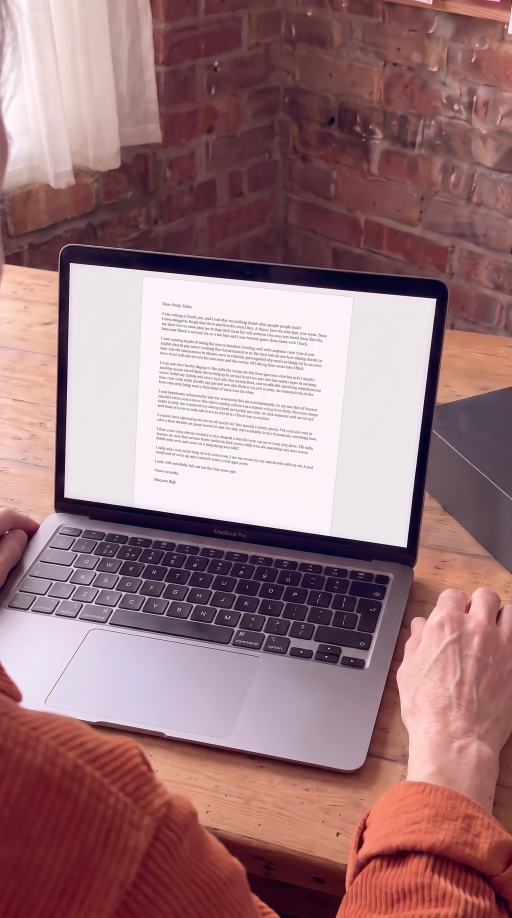
#> input picture builds/stryde-three-regrets/act6/BR-057_v5.jpg, 1536 x 2752 px, given in place of BR-057_v5.png, which was not available (shown at 1/3 size)
$ python make_BR-057_clip_v3.py
#> lines starting #> are read from the running program, lines starting #| are printed output that depends on the picture; after the words box and inside, x2 and y2 are one past the last pixel; in counts of white or black regions, pixels touching at a corner belong together; pictures that were not available may be replaced by others from this repository, and a replacement may not be noted
"""BR-057 clip v3 (user "make clip for BR-057", 2026-10-01, confirmed frame v5): composited, no model — as HK2-01 v7, so the letter stays word for word:
the Kie render BR-057_v5.png with the long letter page (ref/BR-057_letter_ref.png) warped onto the screen, its body scrolling up slowly and evenly toward the
sign-off (inbox bar fixed, nothing added), plus a gentle handheld breath sway. 3.04 s, 25 fps, 1080x1920, silent."""
import os, subprocess, math
import numpy as np
from PIL import Image, ImageDraw, ImageFilter
D = os.path.dirname(os.path.abspath(__file__)) + "/"
FF = "/usr/local/lib/python3.11/dist-packages/imageio_ffmpeg/binaries/ffmpeg-linux-x86_64-v7.0.2"
base = Image.open(D + "BR-057_v5.png").convert("RGB")          # the v11 frame before its screen paste
#> base is the input picture: PIL image 1536x2752 RGB; mean R, G, B 156, 119, 123.5
page = Image.open(D + "ref/BR-057_letter_ref.png").convert("RGB")
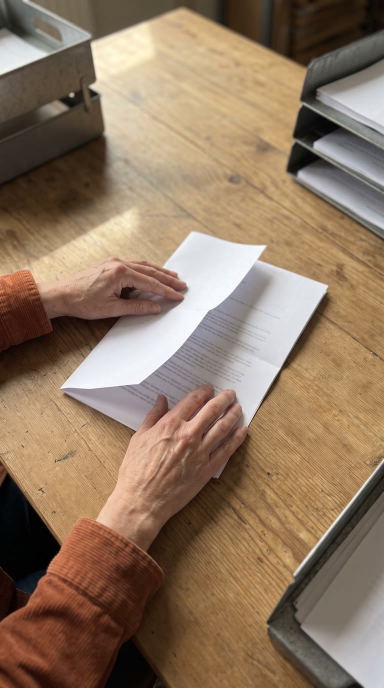
#> input picture builds/stryde-three-regrets/act6/BR-057_v2.jpg, 768 x 1376 px, given in place of BR-057_letter_ref.png, which was not available (shown at 1/2 size)
#> page is the input picture: PIL image 768x1376 RGB; mean R, G, B 142.8, 119.3, 97.1
TL, TR, BR, BL = (208, 788), (1308, 894), (1220, 1642), (192, 1494)
W, H = page.size; HEAD = 55
#> after `W, H = page.size`: W = 768; H = 1376
tall = Image.new("RGB", (W, H + 400), "white"); tall.paste(page, (0, 0))
#> after `tall = Image.new('RGB', (W, H + 400), 'white')`: tall: PIL image 768x1776 RGB; every value is 255
#> after `tall.paste(page, (0, 0))`:
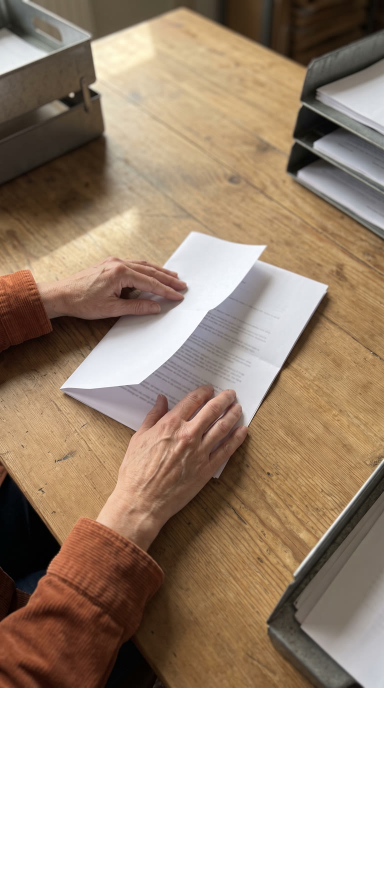
#> tall: PIL image 768x1776 RGB (shown at 1/2 size); mean R, G, B 168.1, 149.8, 132.7
def coeffs(dst, src):
    A, b = [], []
    for (x, y), (u, v) in zip(dst, src):
        A += [[x, y, 1, 0, 0, 0, -u * x, -u * y], [0, 0, 0, x, y, 1, -v * x, -v * y]]; b += [u, v]
    return np.linalg.solve(np.array(A, float), np.array(b, float)).tolist()
c = coeffs([TL, TR, BR, BL], [(0, 0), (W, 0), (W, H), (0, H)])
m = Image.new("L", base.size, 0); ImageDraw.Draw(m).polygon([TL, TR, BR, BL], fill=255)
#> after `m = Image.new('L', base.size, 0)`: m: PIL image 1536x2752 L; every value is 0
#> after `ImageDraw.Draw(m).polygon([TL, TR, BR, BL], fill=255)`:
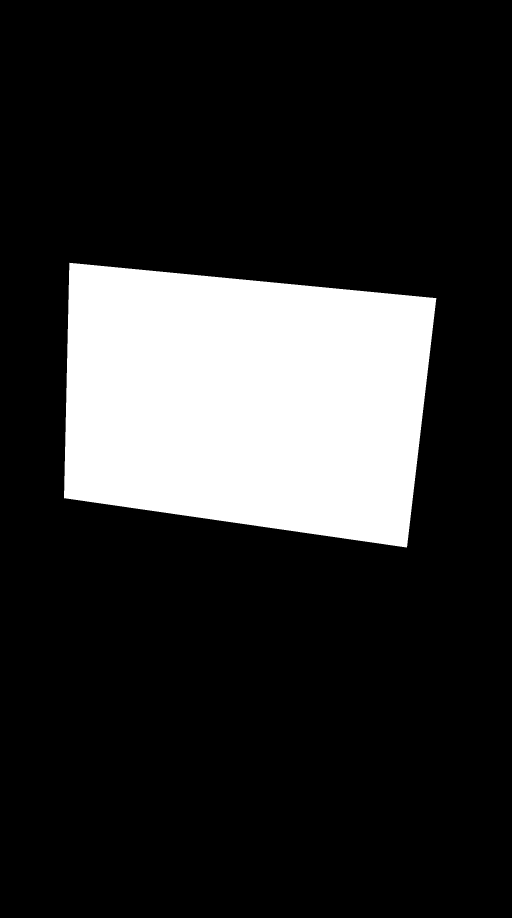
#> m: PIL image 1536x2752 L (shown at 1/3 size); 18.5% white; 1 white region, box (x1, y1, x2, y2) and area: (192, 788, 1309, 1643) 780987
inner = m.filter(ImageFilter.MinFilter(9)); soft = inner.filter(ImageFilter.GaussianBlur(3))
#> after `inner = m.filter(ImageFilter.MinFilter(9))`:
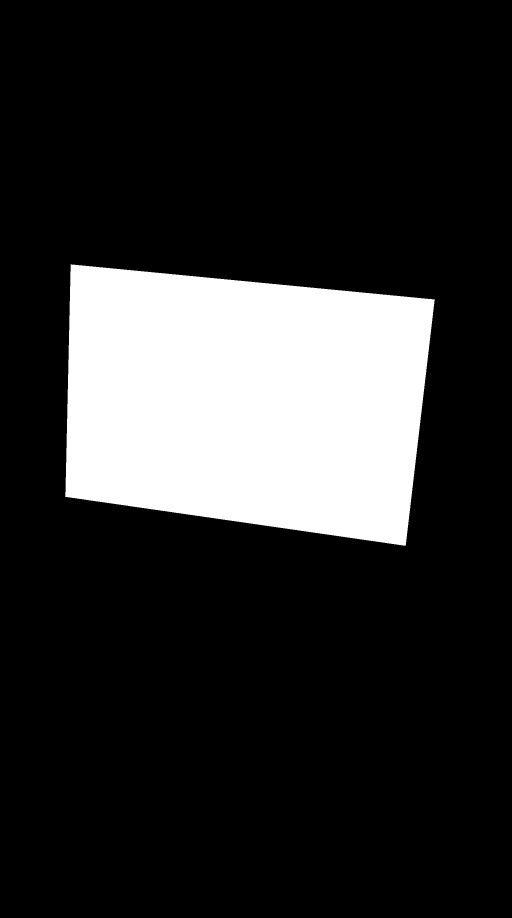
#> inner: PIL image 1536x2752 L (shown at 1/3 size); 18.1% white; 1 white region, box (x1, y1, x2, y2) and area: (196, 793, 1304, 1637) 765292
bw = np.asarray(base, float); white = np.percentile(bw[np.asarray(inner) > 0], 90, axis=0)
#> after `white = np.percentile(bw[np.asarray(inner) > 0], 90, axis=0)`: white = [253, 244, 250]
FPS, DUR, SCROLL = 25, 3.04, 170        # 150 page-px over the clip ≈ 4–5 lines, slow and even
n = int(round(FPS * DUR)); out = D + "BR-057_clip_v3.mp4"
#> (the run stopped early here; a loop or call above may not have finished)
